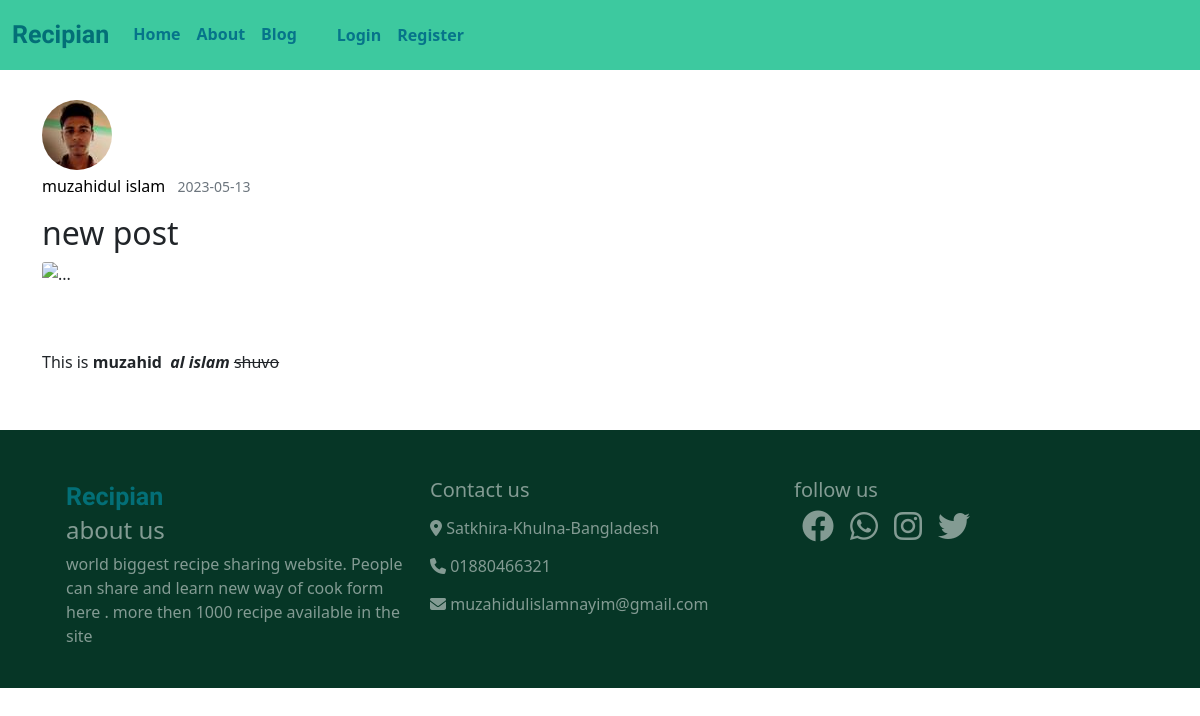
Page /post/9 on the committed database.
### flaskblog/models.py (models this page shows, shortened)
class User(db.Model, UserMixin):
    id = db.Column(db.Integer,primary_key=True)
    username = db.Column(db.String(20),unique=True,nullable=False)
    email = db.Column(db.String(120),unique=True,nullable=False)
    image_file = db.Column(db.String(20),nullable=False, default = 'default.jpg')
    password = db.Column(db.String(60),nullable=False)
    posts = db.relationship('Post', backref='author',lazy=True)

class Post(db.Model):
    id = db.Column(db.Integer,primary_key=True)
    title = db.Column(db.String(100), nullable=False)
    date_posted  = db.Column(db.DateTime, nullable=False , default = datetime.utcnow)
    content = db.Column(db.String(1000), nullable = False)
    user_id = db.Column(db.Integer, db.ForeignKey('user.id'), nullable = False)

### flaskblog/routes.py (the view)
@app.route("/post/<int:post_id>")
def post(post_id):
    post = Post.query.get_or_404(post_id)#get post by id but if it is not possible return 404
    return render_template('post.html',title=post.title, post=post)

### flaskblog/templates/post.html (shortened to what this page needs)
{% extends "layout.html" %}
{% block content%}
        <article class="media content-section">
            <img class="rounded-circle article-img" src="{{url_for('static', filename='profilePic/' + post.author.image_file)}}" alt="">
            <div class="media-body my-1">
                <div class="article-metadata">
                    <a class="me-2" href="{{url_for('user_posts', username=post.author.username)}}">{{post.author.username}}</a>
                    <small class="text-muted">{{post.date_posted.strftime('%Y-%m-%d')}}</small>
                </div>
                <div class="article-content py-3">
                    <h2 class="article-title">{{post.title}}</h2>
                    <img src="https://img.freepik.com/free-photo/chicken-wings-barbecue-sweetly-sour-sauce-picnic-summer-menu-tasty-food-top-view-flat-lay_2829-6471.jpg" class="card-img-top" alt="...">
                    <p class="py-4">{{post.content|safe}}</p>
                </div>
            </div>
        </article>
{% endblock content%}

### flaskblog/static/main.css (style rules this page uses)
:root { --bg-color: white; --btn-color: #46A094; --text-color: #06748a; --link-color: #2a3d25; --head-color: #3dc99f; --header-color: #049469; --footer-color: #063626; }
a { text-decoration: none; }
a { color: black; }

### rows in the picture
User: image_file (picture), author.username "muzahidul islam"
Post: date_posted "2023-05-13", title "new post", content "This is muzahid al islam shuvo"
